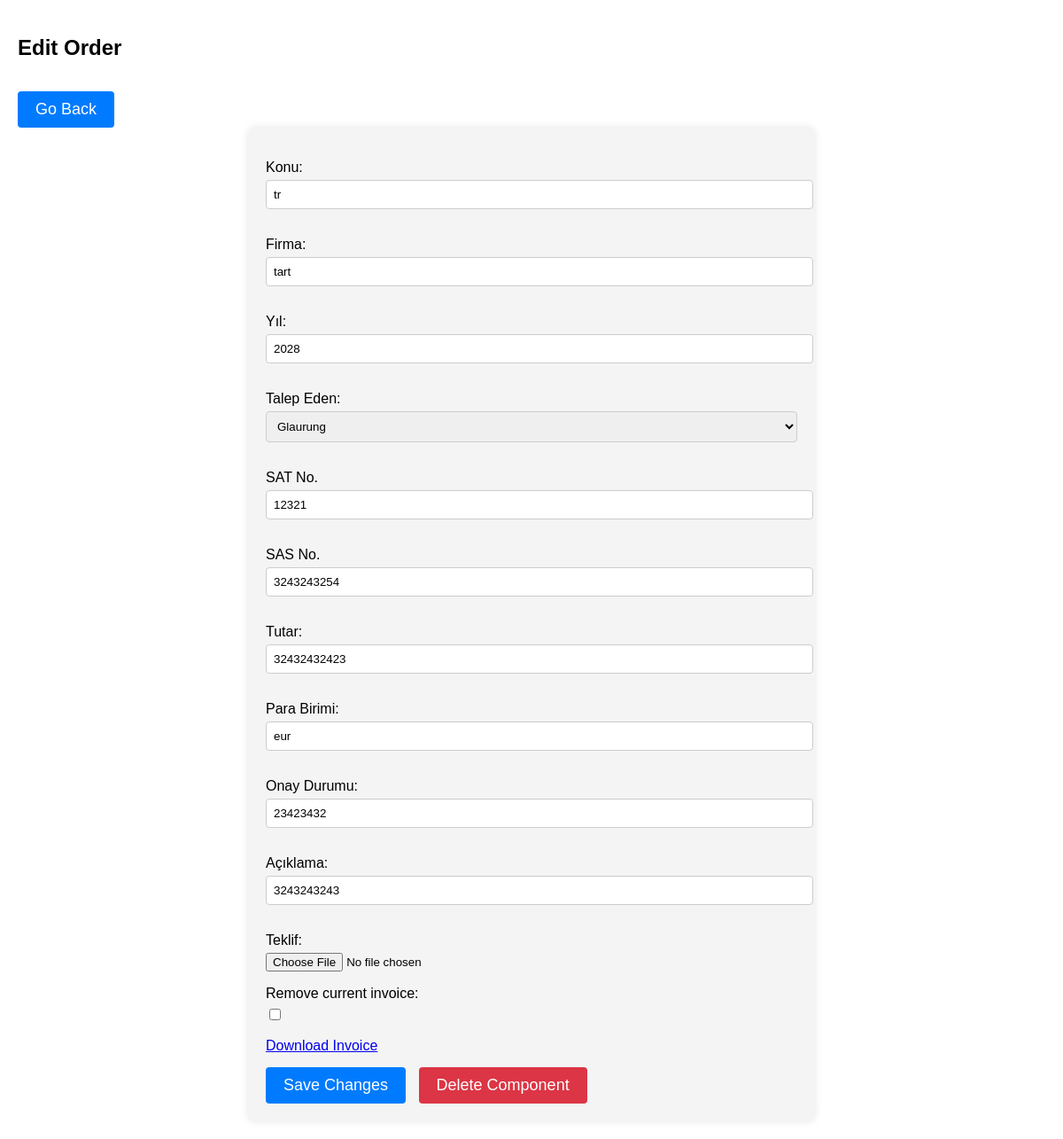
Before: /UserAuth/account/edit_account/237/ (signed in) with the older database file.
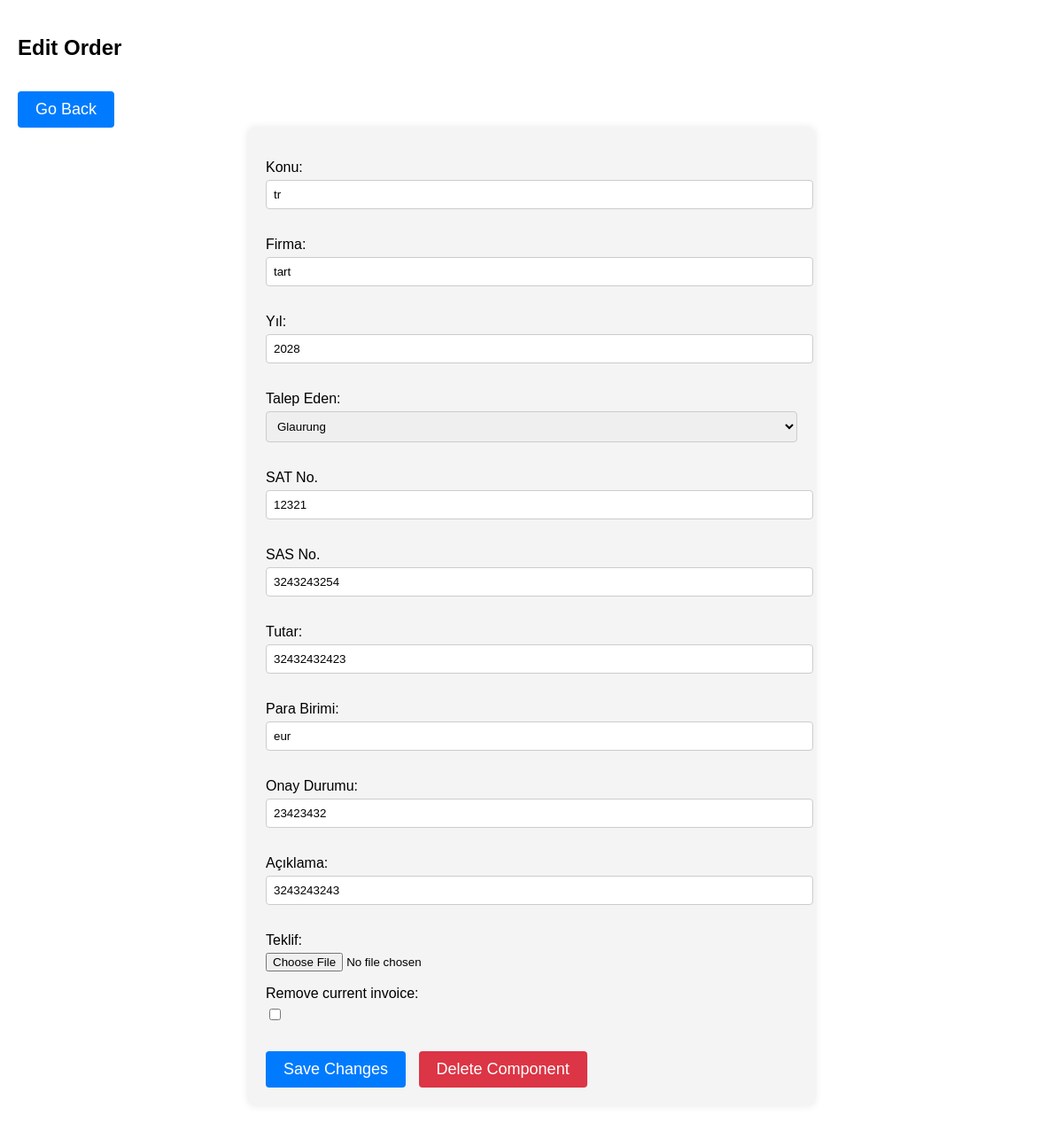
After: the same page with the newer database file.
### UserAuth/views.py (the view)
# urls.py: path('account/edit_account/<int:id>/',views.edit_account, name='edit_accounts'),
@login_required(login_url='UserAuth:login')
def edit_account(request, id):
    account = get_object_or_404(Account, id=id)
    if not request.user.is_superuser:
        return render(request, 'accounts.html')
    if request.method == 'POST':
        form = AccountAdminForm(request.POST, request.FILES, instance=account)
        if form.is_valid():
            form.save()
            return redirect('UserAuth:accounts')
    else:
        form = AccountAdminForm(instance=account)
    return render (request, 'edit_accounts.html', {'form': form, 'editable': True})

### Tasks/forms.py (shortened to what this page needs)
class AccountAdminForm(forms.ModelForm):
    remove_order = forms.BooleanField(required=False, label='Remove current invoice')
    class Meta:
        model = Account
        widgets = {
            'Order': forms.FileInput(),
        }
        fields = '__all__'
    def __init__(self, *args, **kwargs):
        super(AccountAdminForm, self).__init__(*args, **kwargs)
        if self.instance and self.instance.pk:
            if self.instance.Order:
                self.download_url = reverse('UserAuth:download_order', args=[self.instance.pk])

### templates/edit_accounts.html (shortened to what this page needs)
<!DOCTYPE html>
<html lang="en">
<head>
</head>
<body>
<h2>Edit Order</h2>
<button type="button" onclick="window.history.back();">Go Back</button>
<form method="post" enctype="multipart/form-data">
    {{ form.as_p }}
    {% if form.instance.pk and form.instance.Order %}
    <div>
        <a href="{{ form.download_url }}">Download Invoice</a>
    </div>
{% endif %}
    <button type="submit">Save Changes</button>
    <button type="reset" onclick="deleteRequest()">Delete Component</button>
</form>
</body>
</html>

Changed rows visible on the page:
changed Account "tr": Order "orders/75977.jpeg" → empty (drawn)
Other visible differences:
text no longer shown: "Download Invoice"
